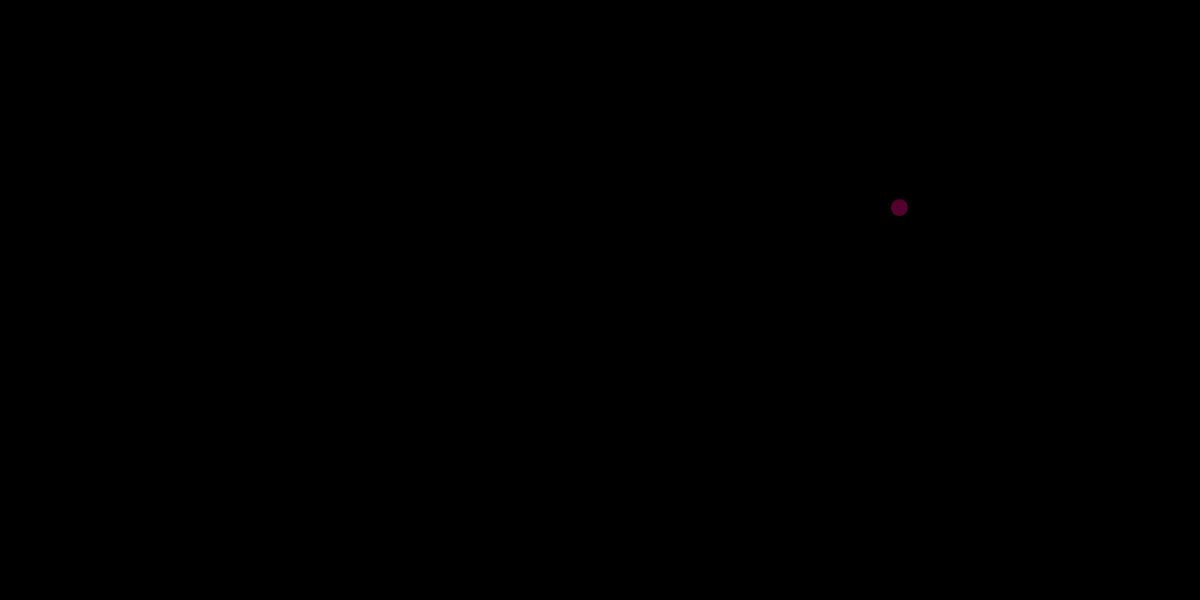
Frame 1 (no input)
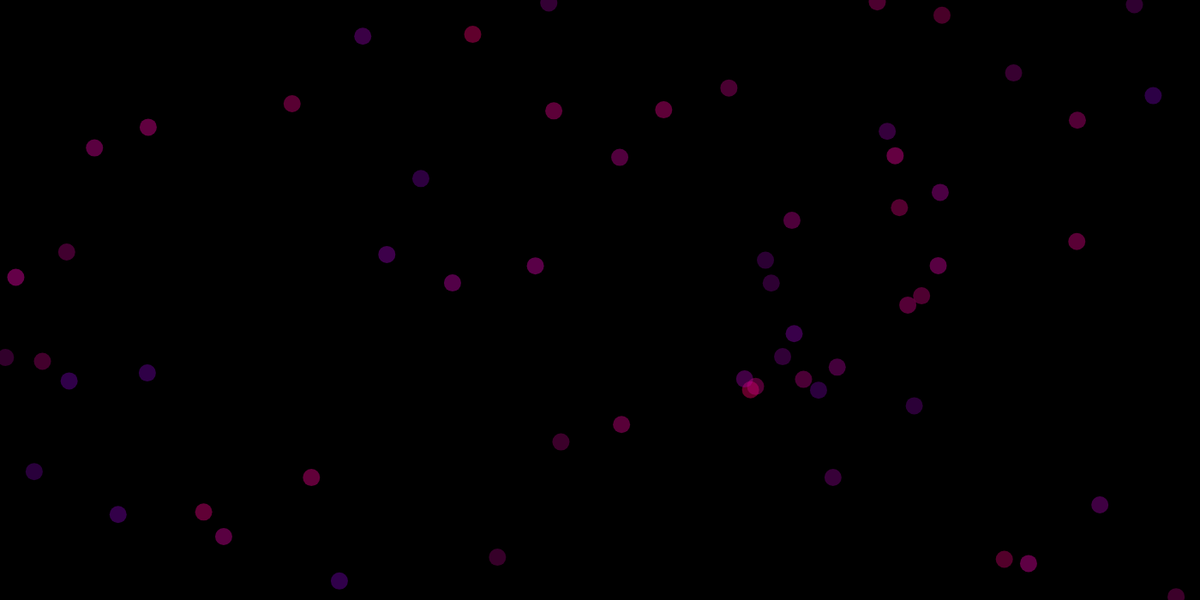
Frame 60 (no input)
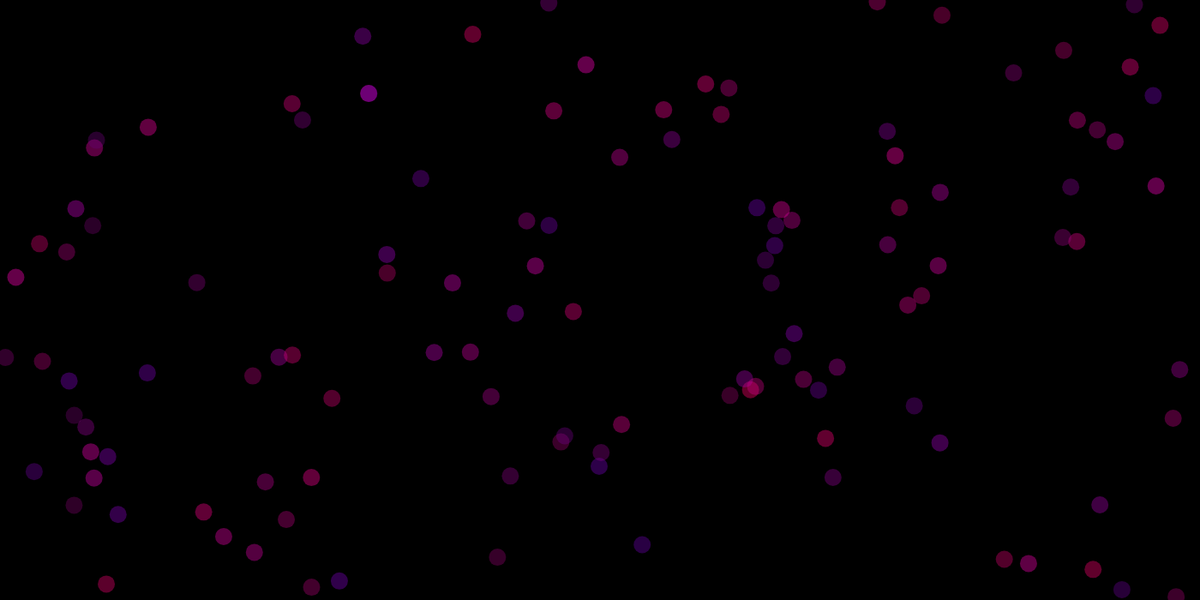
Frame 120 (the mouse pressed at the canvas centre since frame 60)

The p5.js sketch that drew these frames (run headless with seeded random() and noise() and a simulated clock; from frame 60 on, the mouse is pressed at the canvas centre):

// p5.js sketch
// ── sketch.js
var dot = {
	x: 100,
	y: 50
}

var col = {
	r: 255,
	g: 0,
	b: 0
}

function setup() {
	createCanvas(1400, 700);
	background(0, 0, 0);
}

function draw() {	
	col.r = random(100, 255);
	col.g = 0;
	col.b = random(100, 190);
	dot.x = random(0, width);
	dot.y = random(0, height);
	fill(col.r, col.g, col.b, 100);
	noStroke();
	ellipse(dot.x, dot.y, 20, 20);  
}
